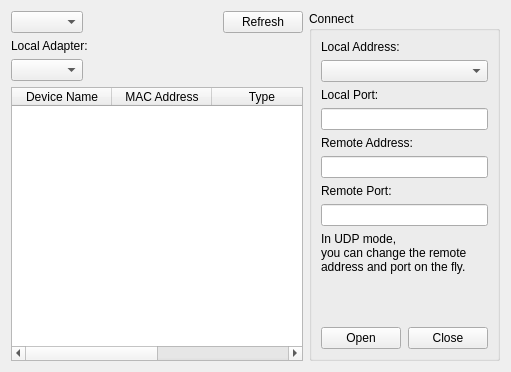
<?xml version="1.0" encoding="UTF-8"?>
<ui version="4.0">
 <class>DeviceTab</class>
 <widget class="QWidget" name="DeviceTab">
  <property name="geometry">
   <rect>
    <x>0</x>
    <y>0</y>
    <width>511</width>
    <height>372</height>
   </rect>
  </property>
  <layout class="QHBoxLayout" name="horizontalLayout_2">
   <item>
    <layout class="QVBoxLayout" name="verticalLayout_2">
     <item>
      <layout class="QHBoxLayout" name="horizontalLayout">
       <property name="spacing">
        <number>0</number>
       </property>
       <property name="leftMargin">
        <number>0</number>
       </property>
       <property name="topMargin">
        <number>0</number>
       </property>
       <property name="rightMargin">
        <number>0</number>
       </property>
       <property name="bottomMargin">
        <number>0</number>
       </property>
       <item>
        <widget class="QComboBox" name="typeBox">
         <property name="sizePolicy">
          <sizepolicy hsizetype="Preferred" vsizetype="Fixed">
           <horstretch>0</horstretch>
           <verstretch>0</verstretch>
          </sizepolicy>
         </property>
        </widget>
       </item>
       <item>
        <spacer name="horizontalSpacer">
         <property name="orientation">
          <enum>Qt::Horizontal</enum>
         </property>
         <property name="sizeHint" stdset="0">
          <size>
           <width>40</width>
           <height>20</height>
          </size>
         </property>
        </spacer>
       </item>
       <item>
        <widget class="QPushButton" name="refreshButton">
         <property name="text">
          <string>Refresh</string>
         </property>
        </widget>
       </item>
      </layout>
     </item>
     <item>
      <widget class="QStackedWidget" name="targetListStack">
       <property name="currentIndex">
        <number>1</number>
       </property>
       <widget class="QWidget" name="SPListPage">
        <layout class="QVBoxLayout" name="verticalLayout_3">
         <property name="leftMargin">
          <number>0</number>
         </property>
         <property name="topMargin">
          <number>0</number>
         </property>
         <property name="rightMargin">
          <number>0</number>
         </property>
         <property name="bottomMargin">
          <number>0</number>
         </property>
         <item>
          <widget class="QTableWidget" name="SP_portList">
           <property name="editTriggers">
            <set>QAbstractItemView::NoEditTriggers</set>
           </property>
           <property name="selectionMode">
            <enum>QAbstractItemView::SingleSelection</enum>
           </property>
           <property name="selectionBehavior">
            <enum>QAbstractItemView::SelectRows</enum>
           </property>
           <column>
            <property name="text">
             <string>Port Name</string>
            </property>
           </column>
           <column>
            <property name="text">
             <string>Description</string>
            </property>
           </column>
           <column>
            <property name="text">
             <string>Manufacturer</string>
            </property>
           </column>
           <column>
            <property name="text">
             <string>Serial Number</string>
            </property>
           </column>
           <column>
            <property name="text">
             <string>IsNull</string>
            </property>
           </column>
           <column>
            <property name="text">
             <string>System Location</string>
            </property>
           </column>
           <column>
            <property name="text">
             <string>VendorID</string>
            </property>
           </column>
           <column>
            <property name="text">
             <string>ProductID</string>
            </property>
           </column>
           <column>
            <property name="text">
             <string>BaudRates</string>
            </property>
           </column>
          </widget>
         </item>
        </layout>
       </widget>
       <widget class="QWidget" name="BTClientListPage">
        <layout class="QVBoxLayout" name="verticalLayout_5">
         <property name="leftMargin">
          <number>0</number>
         </property>
         <property name="topMargin">
          <number>0</number>
         </property>
         <property name="rightMargin">
          <number>0</number>
         </property>
         <property name="bottomMargin">
          <number>0</number>
         </property>
         <item>
          <widget class="QWidget" name="BTClient_localAdapterWidget" native="true">
           <layout class="QVBoxLayout" name="verticalLayout_7">
            <property name="leftMargin">
             <number>0</number>
            </property>
            <property name="topMargin">
             <number>0</number>
            </property>
            <property name="rightMargin">
             <number>0</number>
            </property>
            <property name="bottomMargin">
             <number>0</number>
            </property>
            <item>
             <widget class="QLabel" name="label_2">
              <property name="text">
               <string>Local Adapter:</string>
              </property>
             </widget>
            </item>
            <item>
             <layout class="QHBoxLayout" name="horizontalLayout_4">
              <item>
               <widget class="QComboBox" name="BTClient_adapterBox"/>
              </item>
              <item>
               <widget class="QLabel" name="BTClient_localAddrLabel">
                <property name="sizePolicy">
                 <sizepolicy hsizetype="Expanding" vsizetype="Preferred">
                  <horstretch>0</horstretch>
                  <verstretch>0</verstretch>
                 </sizepolicy>
                </property>
               </widget>
              </item>
              <item>
               <spacer name="horizontalSpacer_2">
                <property name="orientation">
                 <enum>Qt::Horizontal</enum>
                </property>
                <property name="sizeHint" stdset="0">
                 <size>
                  <width>40</width>
                  <height>20</height>
                 </size>
                </property>
               </spacer>
              </item>
             </layout>
            </item>
           </layout>
          </widget>
         </item>
         <item>
          <widget class="QTableWidget" name="BTClient_deviceList">
           <property name="editTriggers">
            <set>QAbstractItemView::NoEditTriggers</set>
           </property>
           <property name="selectionMode">
            <enum>QAbstractItemView::SingleSelection</enum>
           </property>
           <property name="selectionBehavior">
            <enum>QAbstractItemView::SelectRows</enum>
           </property>
           <column>
            <property name="text">
             <string>Device Name</string>
            </property>
           </column>
           <column>
            <property name="text">
             <string>MAC Address</string>
            </property>
           </column>
           <column>
            <property name="text">
             <string>Type</string>
            </property>
           </column>
           <column>
            <property name="text">
             <string>RSSI</string>
            </property>
           </column>
          </widget>
         </item>
        </layout>
       </widget>
       <widget class="QWidget" name="BTServerListPage">
        <layout class="QVBoxLayout" name="verticalLayout_8">
         <property name="leftMargin">
          <number>0</number>
         </property>
         <property name="topMargin">
          <number>0</number>
         </property>
         <property name="rightMargin">
          <number>0</number>
         </property>
         <property name="bottomMargin">
          <number>0</number>
         </property>
         <item>
          <widget class="QTableWidget" name="BTServer_deviceList">
           <property name="editTriggers">
            <set>QAbstractItemView::NoEditTriggers</set>
           </property>
           <property name="selectionMode">
            <enum>QAbstractItemView::SingleSelection</enum>
           </property>
           <property name="selectionBehavior">
            <enum>QAbstractItemView::SelectRows</enum>
           </property>
           <column>
            <property name="text">
             <string>Device Name</string>
            </property>
           </column>
           <column>
            <property name="text">
             <string>MAC Address</string>
            </property>
           </column>
           <column>
            <property name="text">
             <string>Type</string>
            </property>
           </column>
           <column>
            <property name="text">
             <string>RSSI</string>
            </property>
           </column>
          </widget>
         </item>
        </layout>
       </widget>
       <widget class="QWidget" name="NetListPage">
        <layout class="QVBoxLayout" name="verticalLayout_6">
         <property name="leftMargin">
          <number>0</number>
         </property>
         <property name="topMargin">
          <number>0</number>
         </property>
         <property name="rightMargin">
          <number>0</number>
         </property>
         <property name="bottomMargin">
          <number>0</number>
         </property>
         <item>
          <widget class="QTableWidget" name="Net_addrPortList">
           <property name="editTriggers">
            <set>QAbstractItemView::NoEditTriggers</set>
           </property>
           <property name="selectionMode">
            <enum>QAbstractItemView::SingleSelection</enum>
           </property>
           <property name="selectionBehavior">
            <enum>QAbstractItemView::SelectRows</enum>
           </property>
           <column>
            <property name="text">
             <string>IP/Hostname</string>
            </property>
           </column>
           <column>
            <property name="text">
             <string>Port</string>
            </property>
           </column>
           <column>
            <property name="text">
             <string>Alias</string>
            </property>
           </column>
          </widget>
         </item>
        </layout>
       </widget>
      </widget>
     </item>
    </layout>
   </item>
   <item>
    <widget class="QGroupBox" name="groupBox">
     <property name="sizePolicy">
      <sizepolicy hsizetype="Maximum" vsizetype="Preferred">
       <horstretch>0</horstretch>
       <verstretch>0</verstretch>
      </sizepolicy>
     </property>
     <property name="title">
      <string>Connect</string>
     </property>
     <layout class="QVBoxLayout" name="verticalLayout">
      <property name="spacing">
       <number>7</number>
      </property>
      <item>
       <widget class="QStackedWidget" name="argsStack">
        <property name="currentIndex">
         <number>2</number>
        </property>
        <widget class="QWidget" name="SPArgsPage">
         <layout class="QGridLayout" name="gridLayout">
          <property name="leftMargin">
           <number>0</number>
          </property>
          <property name="topMargin">
           <number>0</number>
          </property>
          <property name="rightMargin">
           <number>0</number>
          </property>
          <property name="bottomMargin">
           <number>0</number>
          </property>
          <item row="5" column="1">
           <widget class="QComboBox" name="SP_flowControlBox"/>
          </item>
          <item row="2" column="1">
           <widget class="QComboBox" name="SP_dataBitsBox">
            <property name="editable">
             <bool>false</bool>
            </property>
            <property name="currentIndex">
             <number>-1</number>
            </property>
           </widget>
          </item>
          <item row="4" column="1">
           <widget class="QComboBox" name="SP_parityBox"/>
          </item>
          <item row="3" column="0">
           <widget class="QLabel" name="SP_stopBitsLabel">
            <property name="text">
             <string>StopBits:</string>
            </property>
           </widget>
          </item>
          <item row="0" column="0">
           <widget class="QLabel" name="SP_portNameLabel">
            <property name="text">
             <string>Port:</string>
            </property>
           </widget>
          </item>
          <item row="1" column="1">
           <widget class="QComboBox" name="SP_baudRateBox">
            <property name="editable">
             <bool>true</bool>
            </property>
            <property name="currentIndex">
             <number>3</number>
            </property>
            <property name="sizeAdjustPolicy">
             <enum>QComboBox::AdjustToContents</enum>
            </property>
            <item>
             <property name="text">
              <string>1200</string>
             </property>
            </item>
            <item>
             <property name="text">
              <string>2400</string>
             </property>
            </item>
            <item>
             <property name="text">
              <string>4800</string>
             </property>
            </item>
            <item>
             <property name="text">
              <string>9600</string>
             </property>
            </item>
            <item>
             <property name="text">
              <string>19200</string>
             </property>
            </item>
            <item>
             <property name="text">
              <string>38400</string>
             </property>
            </item>
            <item>
             <property name="text">
              <string>57600</string>
             </property>
            </item>
            <item>
             <property name="text">
              <string>76800</string>
             </property>
            </item>
            <item>
             <property name="text">
              <string>115200</string>
             </property>
            </item>
            <item>
             <property name="text">
              <string>128000</string>
             </property>
            </item>
            <item>
             <property name="text">
              <string>230400</string>
             </property>
            </item>
            <item>
             <property name="text">
              <string>256000</string>
             </property>
            </item>
            <item>
             <property name="text">
              <string>460800</string>
             </property>
            </item>
            <item>
             <property name="text">
              <string>512000</string>
             </property>
            </item>
            <item>
             <property name="text">
              <string>576000</string>
             </property>
            </item>
            <item>
             <property name="text">
              <string>921600</string>
             </property>
            </item>
           </widget>
          </item>
          <item row="2" column="0">
           <widget class="QLabel" name="SP_dataBitsLabel">
            <property name="text">
             <string>DataBits:</string>
            </property>
           </widget>
          </item>
          <item row="5" column="0">
           <widget class="QLabel" name="SP_flowControlLabel">
            <property name="text">
             <string>FlowControl:</string>
            </property>
           </widget>
          </item>
          <item row="0" column="1">
           <widget class="QComboBox" name="SP_portNameBox">
            <property name="editable">
             <bool>true</bool>
            </property>
            <property name="sizeAdjustPolicy">
             <enum>QComboBox::AdjustToContents</enum>
            </property>
           </widget>
          </item>
          <item row="1" column="0">
           <widget class="QLabel" name="SP_baudRateLabel">
            <property name="text">
             <string>BaudRate:</string>
            </property>
           </widget>
          </item>
          <item row="6" column="0">
           <spacer name="verticalSpacer">
            <property name="orientation">
             <enum>Qt::Vertical</enum>
            </property>
            <property name="sizeHint" stdset="0">
             <size>
              <width>20</width>
              <height>40</height>
             </size>
            </property>
           </spacer>
          </item>
          <item row="3" column="1">
           <widget class="QComboBox" name="SP_stopBitsBox">
            <property name="editable">
             <bool>false</bool>
            </property>
           </widget>
          </item>
          <item row="4" column="0">
           <widget class="QLabel" name="SP_parityLabel">
            <property name="text">
             <string>Parity:</string>
            </property>
           </widget>
          </item>
          <item row="7" column="1">
           <widget class="QCheckBox" name="SP_advancedBox">
            <property name="text">
             <string>Advanced</string>
            </property>
           </widget>
          </item>
         </layout>
        </widget>
        <widget class="QWidget" name="BTClientArgsPage">
         <layout class="QVBoxLayout" name="verticalLayout_4">
          <property name="leftMargin">
           <number>0</number>
          </property>
          <property name="topMargin">
           <number>0</number>
          </property>
          <property name="rightMargin">
           <number>0</number>
          </property>
          <property name="bottomMargin">
           <number>0</number>
          </property>
          <item>
           <widget class="QLabel" name="label">
            <property name="text">
             <string>Target Address:</string>
            </property>
           </widget>
          </item>
          <item>
           <widget class="QComboBox" name="BTClient_targetAddrBox">
            <property name="editable">
             <bool>true</bool>
            </property>
            <property name="sizeAdjustPolicy">
             <enum>QComboBox::AdjustToContents</enum>
            </property>
           </widget>
          </item>
          <item>
           <spacer name="verticalSpacer_2">
            <property name="orientation">
             <enum>Qt::Vertical</enum>
            </property>
            <property name="sizeHint" stdset="0">
             <size>
              <width>20</width>
              <height>40</height>
             </size>
            </property>
           </spacer>
          </item>
         </layout>
        </widget>
        <widget class="QWidget" name="NetArgsPage">
         <layout class="QVBoxLayout" name="verticalLayout_10">
          <property name="leftMargin">
           <number>0</number>
          </property>
          <property name="topMargin">
           <number>0</number>
          </property>
          <property name="rightMargin">
           <number>0</number>
          </property>
          <property name="bottomMargin">
           <number>0</number>
          </property>
          <item>
           <widget class="QLabel" name="label_5">
            <property name="text">
             <string>Local Address:</string>
            </property>
           </widget>
          </item>
          <item>
           <widget class="QComboBox" name="Net_localAddrBox"/>
          </item>
          <item>
           <widget class="QLabel" name="label_6">
            <property name="text">
             <string>Local Port:</string>
            </property>
           </widget>
          </item>
          <item>
           <widget class="QLineEdit" name="Net_localPortEdit"/>
          </item>
          <item>
           <widget class="QLabel" name="label_7">
            <property name="text">
             <string>Remote Address:</string>
            </property>
           </widget>
          </item>
          <item>
           <widget class="QLineEdit" name="Net_remoteAddrEdit"/>
          </item>
          <item>
           <widget class="QLabel" name="label_8">
            <property name="text">
             <string>Remote Port:</string>
            </property>
           </widget>
          </item>
          <item>
           <widget class="QLineEdit" name="Net_remotePortEdit"/>
          </item>
          <item>
           <widget class="QLabel" name="Net_tipLabel">
            <property name="sizePolicy">
             <sizepolicy hsizetype="Ignored" vsizetype="Preferred">
              <horstretch>0</horstretch>
              <verstretch>0</verstretch>
             </sizepolicy>
            </property>
            <property name="text">
             <string>In UDP mode, 
you can change the remote address and port on the fly.</string>
            </property>
            <property name="wordWrap">
             <bool>true</bool>
            </property>
           </widget>
          </item>
          <item>
           <spacer name="verticalSpacer_4">
            <property name="orientation">
             <enum>Qt::Vertical</enum>
            </property>
            <property name="sizeHint" stdset="0">
             <size>
              <width>20</width>
              <height>40</height>
             </size>
            </property>
           </spacer>
          </item>
         </layout>
        </widget>
        <widget class="QWidget" name="BTServerArgsPage">
         <layout class="QVBoxLayout" name="verticalLayout_9">
          <property name="leftMargin">
           <number>0</number>
          </property>
          <property name="topMargin">
           <number>0</number>
          </property>
          <property name="rightMargin">
           <number>0</number>
          </property>
          <property name="bottomMargin">
           <number>0</number>
          </property>
          <item>
           <widget class="QLabel" name="label_3">
            <property name="text">
             <string>Local Adapter:</string>
            </property>
           </widget>
          </item>
          <item>
           <widget class="QComboBox" name="BTServer_adapterBox"/>
          </item>
          <item>
           <widget class="QLabel" name="BTServer_localAddrLabel"/>
          </item>
          <item>
           <widget class="QLabel" name="label_4">
            <property name="text">
             <string>Service Name:</string>
            </property>
           </widget>
          </item>
          <item>
           <widget class="QLineEdit" name="BTServer_serviceNameEdit">
            <property name="text">
             <string>SerialTest_BT</string>
            </property>
           </widget>
          </item>
          <item>
           <spacer name="verticalSpacer_3">
            <property name="orientation">
             <enum>Qt::Vertical</enum>
            </property>
            <property name="sizeHint" stdset="0">
             <size>
              <width>20</width>
              <height>155</height>
             </size>
            </property>
           </spacer>
          </item>
         </layout>
        </widget>
       </widget>
      </item>
      <item>
       <layout class="QHBoxLayout" name="horizontalLayout_3">
        <property name="spacing">
         <number>7</number>
        </property>
        <item>
         <widget class="QPushButton" name="openButton">
          <property name="text">
           <string>Open</string>
          </property>
          <property name="checked">
           <bool>false</bool>
          </property>
         </widget>
        </item>
        <item>
         <widget class="QPushButton" name="closeButton">
          <property name="text">
           <string>Close</string>
          </property>
         </widget>
        </item>
       </layout>
      </item>
     </layout>
    </widget>
   </item>
  </layout>
 </widget>
 <resources/>
 <connections/>
</ui>
